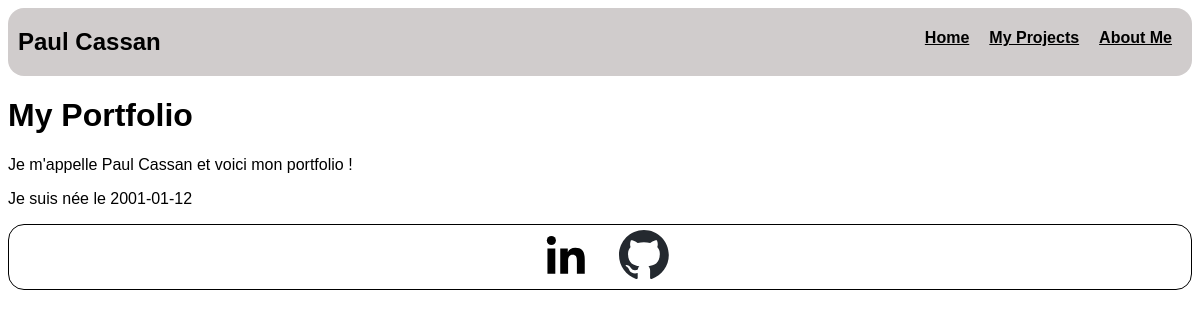
The page / on the database its author committed.
### tables this page shows
CREATE TABLE Me(id INT PRIMARY KEY, firstname VARCHAR(20) NOT NULL, lastname VARCHAR(20) NOT NULL, email VARCHAR(30), phone INT, address VARCHAR(64), country VARCHAR(50), birth_date DATE, description VARCHAR(256));

### index.php (the view)
<?php
require "header.php";
?>
<div>
    <h1>My Portfolio</h1>
    <div>
        <p>Je m'appelle <?php echo $info['firstname'], " ", $info['lastname']?> et voici mon portfolio !</p>
        <p>Je suis née le <?php echo $info['birth_date']?></p>
    </div>
</div>
<?php
require "footer.php"
?>

### header.php (shortened to what this page needs)
<?php
$servername = "localhost";
$username = "paul";
$password = "3UhyXkth";
$conn = new PDO("mysql:host=$servername;dbname=Portfolio", $username, $password);
$conn->setAttribute(PDO::ATTR_ERRMODE, PDO::ERRMODE_EXCEPTION);
$sql = "SELECT * FROM Me WHERE id=?";
$result = $conn->prepare($sql);
$user_id = 1;
$result->execute(array($user_id));
$info = $result->fetch();
?>
<!DOCTYPE html>
<html lang="en">
<head>
    <link rel="stylesheet" href="../style.css" />
</head>
<body>
    <header>
            <div><h2> <?=$info['firstname'], " ", $info['lastname'];?> </h2></div><a href="tel:+"></a>
            <nav class="menu">
                <div class="option"><h4><a href="./index.php">Home</a></h4></div>
                <div class="option"><h4><a href="./Projects.php">My Projects</a></h4></div>
                <div class="option"><h4><a href="./aboutMe.php">About Me</a></h4></div>
            </nav>
        </header>

### style.css (style rules this page uses)
header { display: flex; justify-content: space-between; background-color: rgb(208, 204, 204); border-radius: 1rem; padding-left: 10px; }
body { font-family: Arial, Helvetica, sans-serif; }
.menu { display: flex; justify-content: space-between; text-align: center; }
.option { background-color: inherit; height: fit-content; margin-right: 20px; transition: transform .2s; }
.option a { color: black; }

### rows shown on the page
me: firstname "Paul", lastname "Cassan", birth_date "2001-01-12"
